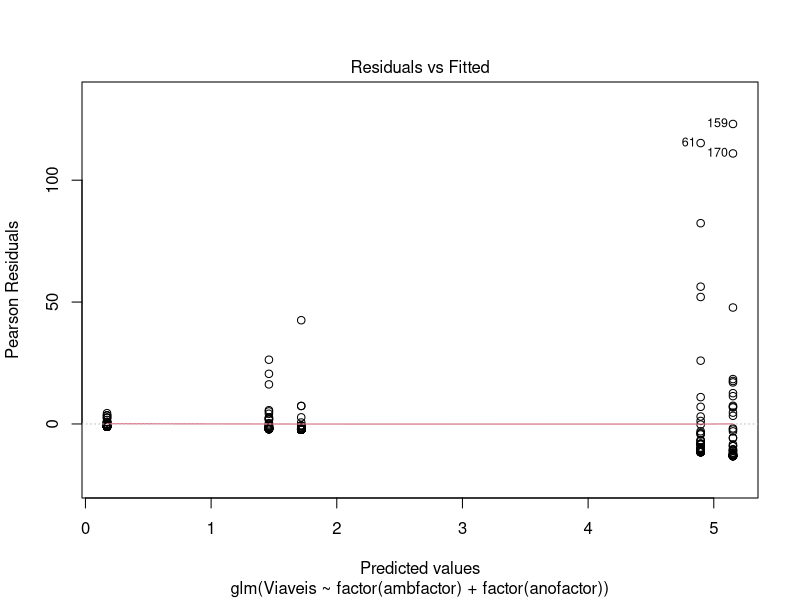
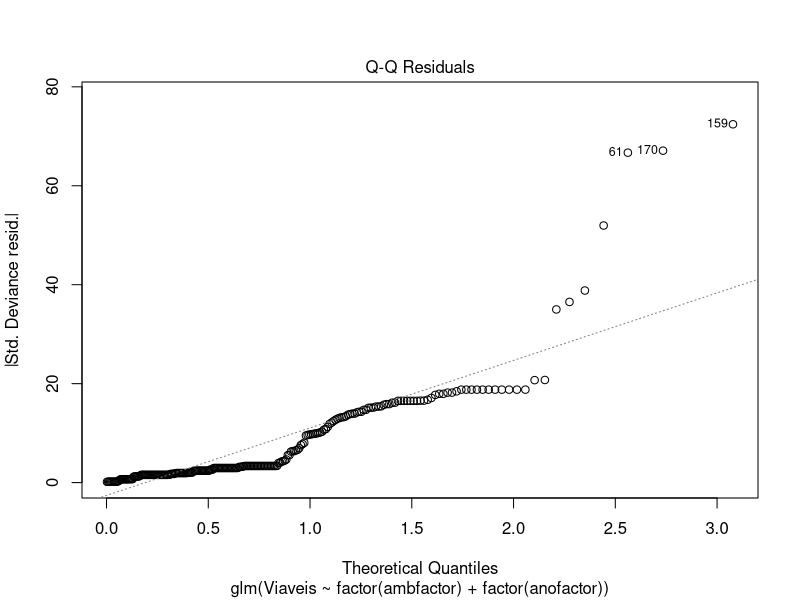
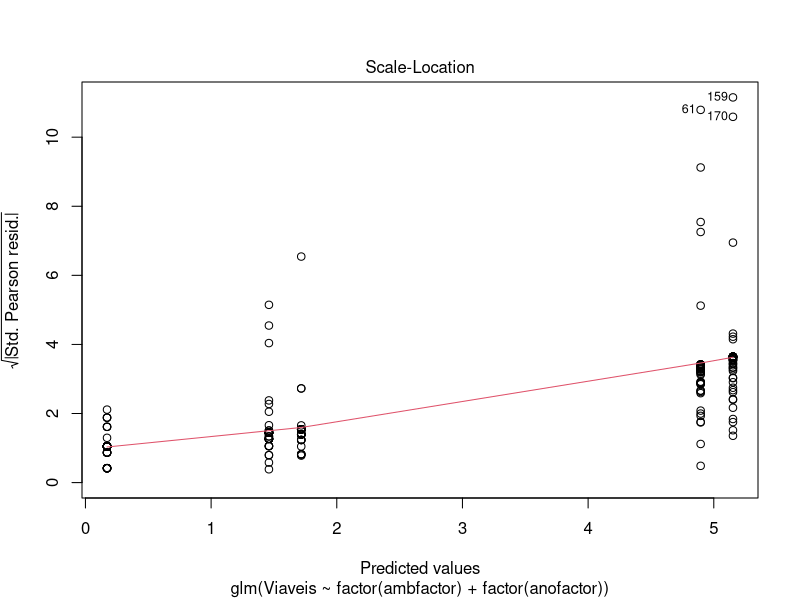
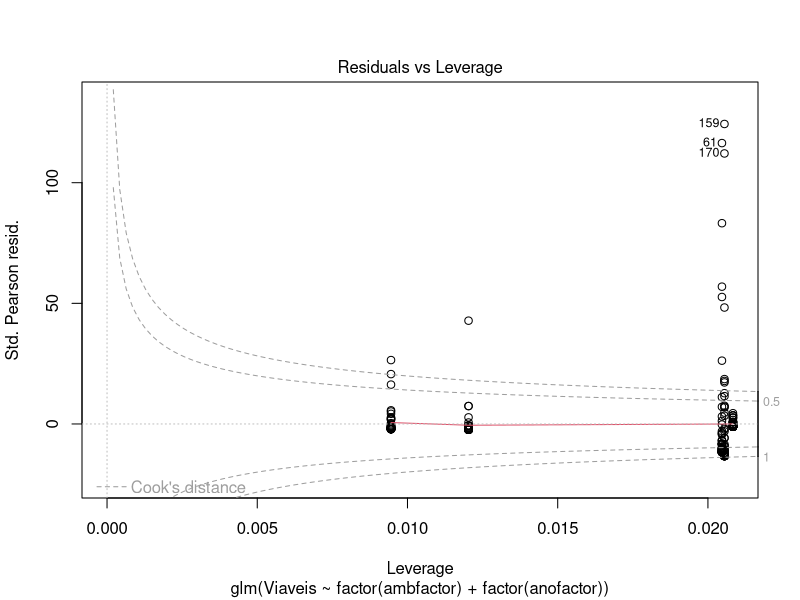
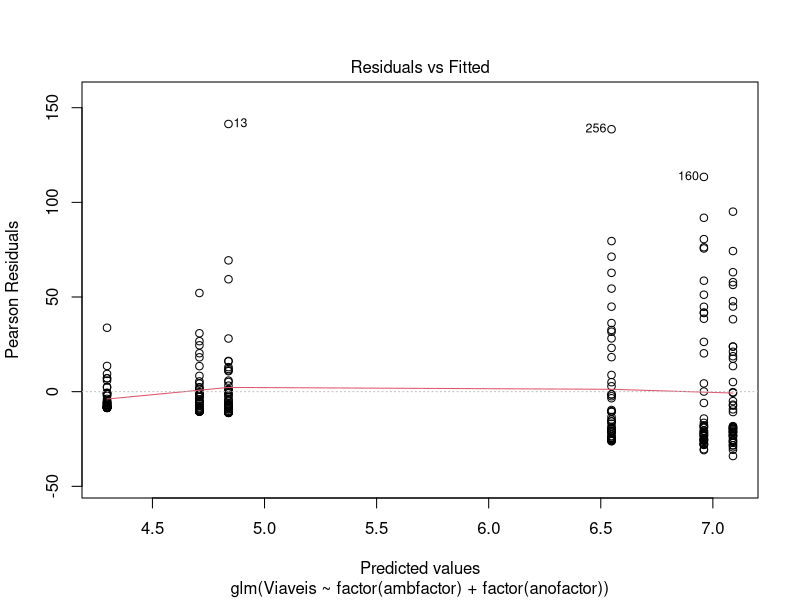
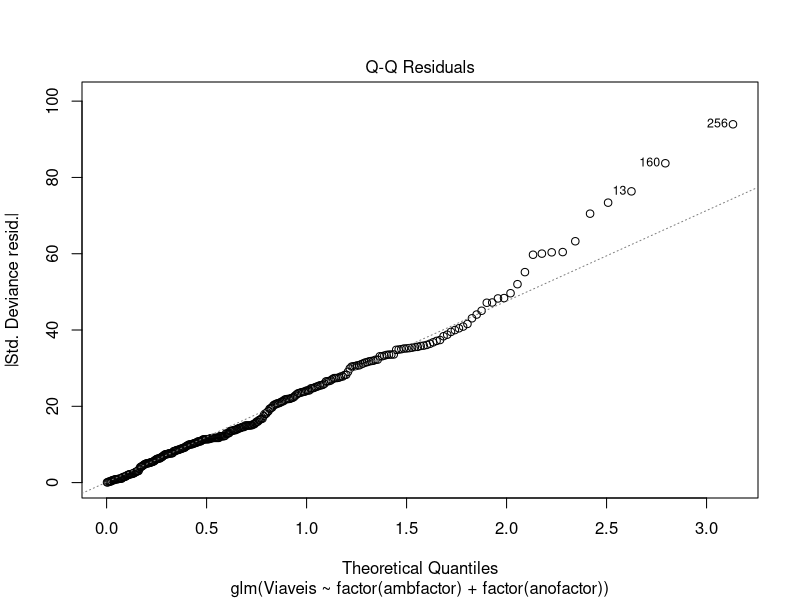
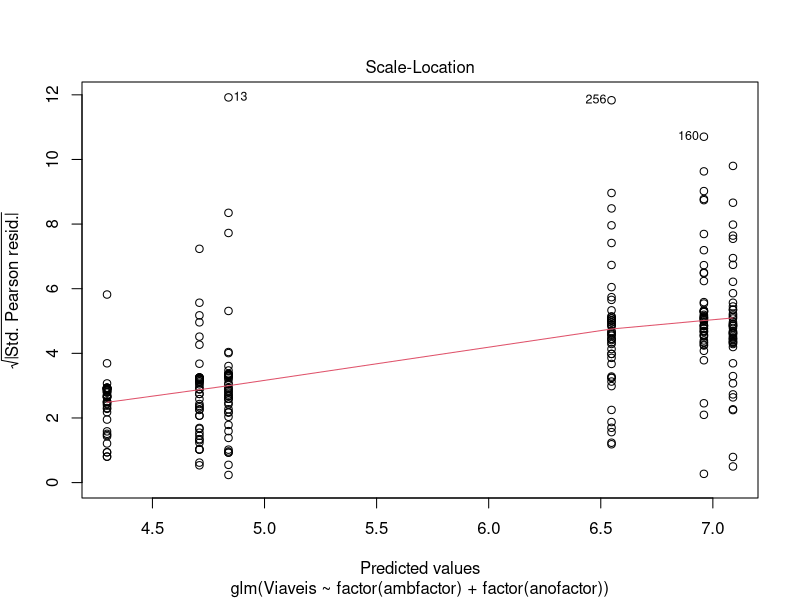
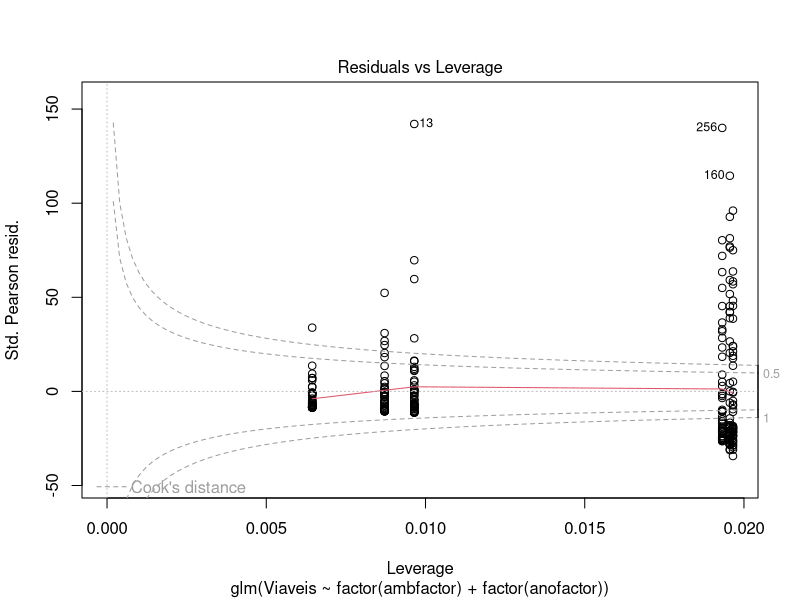

The R source for these figures, in order:
#Analise dados Romero e Hay PNB so chuva sementes sem cobertura
#dados importados da planilha excel como dados numericos nas seguintes
#colunas: ano, ambiente, parcela, coleta, bandeja, total, viaveis, cobmel, cobtot
#
#planilha do drive: consolidado-correto.xlsx
#
#rotina de importacao:
library(readxl)
consolidado <- read_excel("consolidado-correto.xlsx")
#
#Criar variaveis fator para ano, ambiente e coleta
#usaremos o comando mutate do pacote dplyr
library(dplyr)
cons2 <- consolidado %>% 
  mutate(anofactor = factor(Ano))
cons3 <- cons2 %>% 
  mutate(ambfactor = factor(Ambiente))
cons4 <- cons3 %>% 
  mutate(coletfactor = factor(Coleta))
consolidfac <- cons4
#
#remover objetos temporarios
rm(cons2)
rm(cons3)
rm(cons4)
#fazer transformacao arcoseno para cobertura
cons5 <- consolidfac %>% 
  mutate(arcobmel= asin(sqrt(cobmel / 100)))
cons6 <- cons5 %>% 
  mutate(arcobtot= asin(sqrt(cobtot / 100)))
consolidfacarc <- cons6
#remover objetos temporarios
rm(cons5)
rm(cons6)
#criar nova variavel naoviav para analise binomial
consolidtudo <- consolidfacarc %>% 
  mutate(naoviaveis= Total - Viaveis)

#agora o dataframe consolidtudo esta completo para as analises de regressao logistica poisson e binomial
#e inclue os dados de cobertura transformados para arcoseno para fazer a ANOVA
#assim como a nova variavel naoviav para fazer a regressao binomial


#------------------------------------------

#------------------------------------------
#EXTRAIR E CRIAR NOVAS PLANILHAS SO COM DADOS TRAT 3 e 4 e TRAT 1 e 2
#--------------------------------------------
#agora selecionar so os dados dos grupos 3 e 4
consol34 <- subset(consolidtudo, Ambiente == 3 | Ambiente == 4)
consol34
consol12 <- subset(consolidtudo, Ambiente == 1 | Ambiente == 2)
consol12
#
# FAZER POISSON and BINOMIAL LOGISTIC REGRESSION AMBS 3 e 4

poissonreg34 <- glm(formula = Viaveis ~ factor(ambfactor) + factor(anofactor), family = poisson, data = consol34)
shapiro.test(residuals(poissonreg34))
plot(poissonreg34)
#poisson ambiente 1 vs 2 por ano para ver se chuva sementes e maior embaixo do que longe da melinis
poissonreg12 <- glm(formula = Viaveis ~ factor(ambfactor) + factor(anofactor), family = poisson, data = consol12)
shapiro.test(residuals(poissonreg12))
plot(poissonreg12)
#
binomialreg34 <- glm(formula = cbind(Viaveis,naoviaveis) ~ factor(ambfactor) + factor(anofactor), family = binomial, data = consol34)
plot(binomialreg34)
shapiro.test(residuals(binomialreg34))

binomialreg341 <- glm(formula = cbind(Viaveis,naoviaveis) ~ factor(ambfactor) + factor(anofactor) + arcobtot, family = binomial, data = consol34)
summary(binomialreg341)

print(summary(poissonreg34))
print(summary(binomialreg34))

#-------------------------------------------------
#Depois refazer o glm com uma logistic regression do tipo binomial

#Vou ter de repetir explicitando o dataframe consol34 em vez de ser implicito pois o ypropviav virou variavel externa
# agora vou criar uma variavel percentagem viaveis no consol34 e extrair as linhas
#com valores faltantes
consol34p <- consol34 %>% 
  mutate(pviaveis = (Viaveis/Total))
consol34pnomiss<- na.omit(consol34p)
#nova equacao binomial logistic regression
library(MASS)
poissonregbinom34 <- glm(formula = pviaveis ~ ambfactor + anofactor, family = binomial, data = consol34pnomiss)
poissonregbinom34 <- glm(formula = cbind(Viaveis,naoviaveis) ~ ambfactor + anofactor, family = binomial, data = consol34pnomiss)
poissonregbinom34 <- glm(formula = cbind(Viaveis,naoviaveis) ~ arcobtot, family = binomial, data = consol34pnomiss)
#AGORA VOU FAZER BOXPLOT COMPARANDO OS TRATAMENTOS 1 e 2
boxplot(Viaveis~Ambiente,
        data=consol12,
        main="Different boxplots for each treatment, all years",
        xlab="Treatment",
        ylab="Number Fertile Seeds",
        col="orange",
        border="brown"
)
